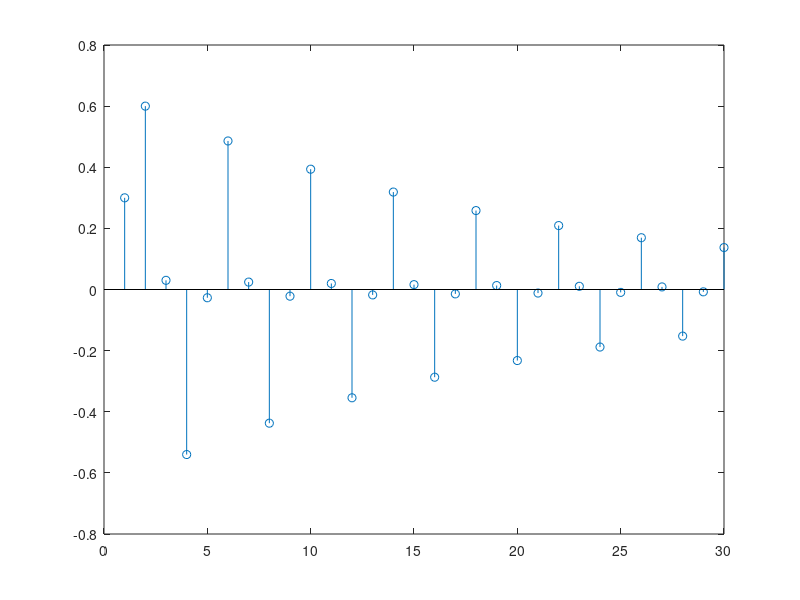

The MATLAB script that drew this image:
% Se define el array con los pulsos
x=[1 zeros(1,29)];

% Se definen los coeficientes de las ecuaciones en diferencias
a=[1 0 0.9];
b=[0.3 0.6 0.3];

filtro = filter(b, a, x)

% Pintamos la grafica discreta y continua
stem(filtro);
